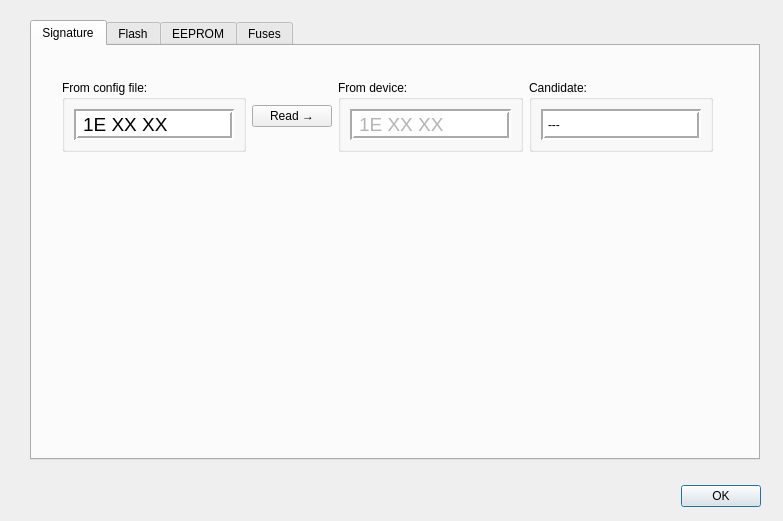
<?xml version="1.0" encoding="UTF-8"?>
<ui version="4.0">
 <class>Memories</class>
 <widget class="QDialog" name="Memories">
  <property name="enabled">
   <bool>true</bool>
  </property>
  <property name="geometry">
   <rect>
    <x>0</x>
    <y>0</y>
    <width>783</width>
    <height>521</height>
   </rect>
  </property>
  <property name="windowTitle">
   <string>Memories</string>
  </property>
  <widget class="QDialogButtonBox" name="buttonBox">
   <property name="geometry">
    <rect>
     <x>670</x>
     <y>480</y>
     <width>91</width>
     <height>32</height>
    </rect>
   </property>
   <property name="orientation">
    <enum>Qt::Horizontal</enum>
   </property>
   <property name="standardButtons">
    <set>QDialogButtonBox::Ok</set>
   </property>
  </widget>
  <widget class="QTabWidget" name="tabWidget">
   <property name="enabled">
    <bool>true</bool>
   </property>
   <property name="geometry">
    <rect>
     <x>30</x>
     <y>20</y>
     <width>730</width>
     <height>440</height>
    </rect>
   </property>
   <property name="sizePolicy">
    <sizepolicy hsizetype="Fixed" vsizetype="Fixed">
     <horstretch>0</horstretch>
     <verstretch>0</verstretch>
    </sizepolicy>
   </property>
   <property name="currentIndex">
    <number>0</number>
   </property>
   <widget class="QWidget" name="signature">
    <attribute name="title">
     <string>Signature</string>
    </attribute>
    <widget class="QWidget" name="layoutWidget">
     <property name="geometry">
      <rect>
       <x>30</x>
       <y>30</y>
       <width>651</width>
       <height>81</height>
      </rect>
     </property>
     <layout class="QGridLayout" name="gridLayout_3">
      <item row="0" column="1">
       <widget class="QGroupBox" name="groupBox">
        <property name="title">
         <string>From config file:</string>
        </property>
        <layout class="QGridLayout" name="gridLayout">
         <item row="0" column="0">
          <widget class="QLabel" name="configSig">
           <property name="font">
            <font>
             <pointsize>14</pointsize>
            </font>
           </property>
           <property name="styleSheet">
            <string notr="true">background-color: rgb(255, 255, 255);</string>
           </property>
           <property name="frameShape">
            <enum>QFrame::Box</enum>
           </property>
           <property name="frameShadow">
            <enum>QFrame::Sunken</enum>
           </property>
           <property name="lineWidth">
            <number>2</number>
           </property>
           <property name="text">
            <string>1E XX XX</string>
           </property>
          </widget>
         </item>
        </layout>
       </widget>
      </item>
      <item row="0" column="3">
       <widget class="QPushButton" name="readSig">
        <property name="sizePolicy">
         <sizepolicy hsizetype="Fixed" vsizetype="Fixed">
          <horstretch>0</horstretch>
          <verstretch>0</verstretch>
         </sizepolicy>
        </property>
        <property name="toolTip">
         <string>Read signature from device</string>
        </property>
        <property name="text">
         <string>Read →</string>
        </property>
       </widget>
      </item>
      <item row="0" column="4">
       <widget class="QGroupBox" name="groupBox_2">
        <property name="title">
         <string>From device:</string>
        </property>
        <layout class="QGridLayout" name="gridLayout_2">
         <item row="0" column="0">
          <widget class="QLabel" name="deviceSig">
           <property name="font">
            <font>
             <pointsize>14</pointsize>
            </font>
           </property>
           <property name="styleSheet">
            <string notr="true">background-color: rgb(255, 255, 255);
color: rgb(180, 180, 180);</string>
           </property>
           <property name="frameShape">
            <enum>QFrame::Box</enum>
           </property>
           <property name="frameShadow">
            <enum>QFrame::Sunken</enum>
           </property>
           <property name="lineWidth">
            <number>2</number>
           </property>
           <property name="text">
            <string>1E XX XX</string>
           </property>
          </widget>
         </item>
        </layout>
       </widget>
      </item>
      <item row="0" column="5">
       <widget class="QGroupBox" name="groupBox_3">
        <property name="minimumSize">
         <size>
          <width>160</width>
          <height>0</height>
         </size>
        </property>
        <property name="title">
         <string>Candidate:</string>
        </property>
        <layout class="QHBoxLayout" name="horizontalLayout">
         <item>
          <widget class="QLabel" name="candidate">
           <property name="styleSheet">
            <string notr="true">background-color: rgb(255, 255, 255);</string>
           </property>
           <property name="frameShape">
            <enum>QFrame::Box</enum>
           </property>
           <property name="frameShadow">
            <enum>QFrame::Sunken</enum>
           </property>
           <property name="lineWidth">
            <number>2</number>
           </property>
           <property name="text">
            <string>---</string>
           </property>
          </widget>
         </item>
        </layout>
       </widget>
      </item>
     </layout>
    </widget>
   </widget>
   <widget class="QWidget" name="flash">
    <property name="enabled">
     <bool>false</bool>
    </property>
    <attribute name="title">
     <string>Flash</string>
    </attribute>
    <widget class="QLabel" name="buffer">
     <property name="geometry">
      <rect>
       <x>560</x>
       <y>50</y>
       <width>101</width>
       <height>251</height>
      </rect>
     </property>
     <property name="styleSheet">
      <string notr="true">background-color: rgb(255,240,240);</string>
     </property>
     <property name="frameShape">
      <enum>QFrame::Box</enum>
     </property>
     <property name="frameShadow">
      <enum>QFrame::Raised</enum>
     </property>
     <property name="lineWidth">
      <number>2</number>
     </property>
     <property name="text">
      <string>Buffer</string>
     </property>
     <property name="alignment">
      <set>Qt::AlignCenter</set>
     </property>
    </widget>
    <widget class="QGroupBox" name="groupBox_4">
     <property name="geometry">
      <rect>
       <x>40</x>
       <y>30</y>
       <width>481</width>
       <height>191</height>
      </rect>
     </property>
     <property name="title">
      <string>File:</string>
     </property>
     <widget class="QPushButton" name="load">
      <property name="enabled">
       <bool>false</bool>
      </property>
      <property name="geometry">
       <rect>
        <x>370</x>
        <y>60</y>
        <width>83</width>
        <height>25</height>
       </rect>
      </property>
      <property name="toolTip">
       <string>Load section from file into buffer</string>
      </property>
      <property name="text">
       <string>Load →</string>
      </property>
     </widget>
     <widget class="QPushButton" name="save">
      <property name="enabled">
       <bool>false</bool>
      </property>
      <property name="geometry">
       <rect>
        <x>370</x>
        <y>120</y>
        <width>83</width>
        <height>25</height>
       </rect>
      </property>
      <property name="toolTip">
       <string>Save memory buffer to file</string>
      </property>
      <property name="text">
       <string>← Save</string>
      </property>
     </widget>
     <widget class="QGroupBox" name="groupBox_5">
      <property name="geometry">
       <rect>
        <x>10</x>
        <y>80</y>
        <width>321</width>
        <height>91</height>
       </rect>
      </property>
      <property name="title">
       <string>Format:</string>
      </property>
      <widget class="QRadioButton" name="ffAuto">
       <property name="geometry">
        <rect>
         <x>10</x>
         <y>30</y>
         <width>141</width>
         <height>23</height>
        </rect>
       </property>
       <property name="text">
        <string>Auto (load only)</string>
       </property>
       <property name="checked">
        <bool>true</bool>
       </property>
      </widget>
      <widget class="QRadioButton" name="ffELF">
       <property name="geometry">
        <rect>
         <x>10</x>
         <y>50</y>
         <width>141</width>
         <height>23</height>
        </rect>
       </property>
       <property name="text">
        <string>ELF (load only)</string>
       </property>
      </widget>
      <widget class="QRadioButton" name="ffIhex">
       <property name="geometry">
        <rect>
         <x>170</x>
         <y>20</y>
         <width>107</width>
         <height>23</height>
        </rect>
       </property>
       <property name="text">
        <string>Intel Hex</string>
       </property>
      </widget>
      <widget class="QRadioButton" name="ffSrec">
       <property name="geometry">
        <rect>
         <x>170</x>
         <y>40</y>
         <width>141</width>
         <height>23</height>
        </rect>
       </property>
       <property name="text">
        <string>Motorola S-Record</string>
       </property>
      </widget>
      <widget class="QRadioButton" name="ffRbin">
       <property name="geometry">
        <rect>
         <x>170</x>
         <y>60</y>
         <width>107</width>
         <height>23</height>
        </rect>
       </property>
       <property name="text">
        <string>Raw Binary</string>
       </property>
      </widget>
     </widget>
     <widget class="QLineEdit" name="filename">
      <property name="geometry">
       <rect>
        <x>10</x>
        <y>40</y>
        <width>271</width>
        <height>25</height>
       </rect>
      </property>
     </widget>
     <widget class="QPushButton" name="choose">
      <property name="geometry">
       <rect>
        <x>290</x>
        <y>40</y>
        <width>41</width>
        <height>25</height>
       </rect>
      </property>
      <property name="toolTip">
       <string>Choose filename for load or save</string>
      </property>
      <property name="text">
       <string>…</string>
      </property>
     </widget>
    </widget>
    <widget class="QPushButton" name="clear">
     <property name="geometry">
      <rect>
       <x>570</x>
       <y>330</y>
       <width>83</width>
       <height>25</height>
      </rect>
     </property>
     <property name="toolTip">
      <string>Clear buffer and &quot;allocated&quot; flags</string>
     </property>
     <property name="text">
      <string>Clear</string>
     </property>
    </widget>
    <widget class="QGroupBox" name="groupBox_6">
     <property name="geometry">
      <rect>
       <x>40</x>
       <y>230</y>
       <width>481</width>
       <height>141</height>
      </rect>
     </property>
     <property name="title">
      <string>Device:</string>
     </property>
     <widget class="QPushButton" name="read">
      <property name="geometry">
       <rect>
        <x>370</x>
        <y>50</y>
        <width>83</width>
        <height>25</height>
       </rect>
      </property>
      <property name="toolTip">
       <string>Read device into buffer</string>
      </property>
      <property name="text">
       <string>Read →</string>
      </property>
     </widget>
     <widget class="QPushButton" name="program">
      <property name="geometry">
       <rect>
        <x>370</x>
        <y>90</y>
        <width>83</width>
        <height>25</height>
       </rect>
      </property>
      <property name="toolTip">
       <string>Programm buffer into device</string>
      </property>
      <property name="text">
       <string>← Program</string>
      </property>
     </widget>
     <widget class="QPushButton" name="erase">
      <property name="geometry">
       <rect>
        <x>20</x>
        <y>60</y>
        <width>83</width>
        <height>25</height>
       </rect>
      </property>
      <property name="toolTip">
       <string>Chip erase - erase all memories</string>
      </property>
      <property name="styleSheet">
       <string notr="true">color: rgb(255, 39, 39);</string>
      </property>
      <property name="text">
       <string>Erase</string>
      </property>
     </widget>
     <widget class="QGraphicsView" name="avr">
      <property name="geometry">
       <rect>
        <x>150</x>
        <y>30</y>
        <width>171</width>
        <height>101</height>
       </rect>
      </property>
      <property name="interactive">
       <bool>false</bool>
      </property>
     </widget>
    </widget>
   </widget>
   <widget class="QWidget" name="eeprom">
    <property name="enabled">
     <bool>false</bool>
    </property>
    <attribute name="title">
     <string>EEPROM</string>
    </attribute>
    <widget class="QLabel" name="ee_buffer">
     <property name="geometry">
      <rect>
       <x>560</x>
       <y>50</y>
       <width>101</width>
       <height>251</height>
      </rect>
     </property>
     <property name="styleSheet">
      <string notr="true">background-color: rgb(255,240,240);</string>
     </property>
     <property name="frameShape">
      <enum>QFrame::Box</enum>
     </property>
     <property name="frameShadow">
      <enum>QFrame::Raised</enum>
     </property>
     <property name="lineWidth">
      <number>2</number>
     </property>
     <property name="text">
      <string>Buffer</string>
     </property>
     <property name="alignment">
      <set>Qt::AlignCenter</set>
     </property>
    </widget>
    <widget class="QGroupBox" name="groupBox_7">
     <property name="geometry">
      <rect>
       <x>40</x>
       <y>30</y>
       <width>481</width>
       <height>191</height>
      </rect>
     </property>
     <property name="title">
      <string>File:</string>
     </property>
     <widget class="QPushButton" name="ee_load">
      <property name="enabled">
       <bool>false</bool>
      </property>
      <property name="geometry">
       <rect>
        <x>370</x>
        <y>60</y>
        <width>83</width>
        <height>25</height>
       </rect>
      </property>
      <property name="toolTip">
       <string>Load section from file into buffer</string>
      </property>
      <property name="text">
       <string>Load →</string>
      </property>
     </widget>
     <widget class="QPushButton" name="ee_save">
      <property name="enabled">
       <bool>false</bool>
      </property>
      <property name="geometry">
       <rect>
        <x>370</x>
        <y>120</y>
        <width>83</width>
        <height>25</height>
       </rect>
      </property>
      <property name="toolTip">
       <string>Save memory buffer to file</string>
      </property>
      <property name="text">
       <string>← Save</string>
      </property>
     </widget>
     <widget class="QGroupBox" name="groupBox_8">
      <property name="geometry">
       <rect>
        <x>10</x>
        <y>80</y>
        <width>321</width>
        <height>91</height>
       </rect>
      </property>
      <property name="title">
       <string>Format:</string>
      </property>
      <widget class="QRadioButton" name="ee_ffAuto">
       <property name="geometry">
        <rect>
         <x>10</x>
         <y>30</y>
         <width>141</width>
         <height>23</height>
        </rect>
       </property>
       <property name="text">
        <string>Auto (load only)</string>
       </property>
       <property name="checked">
        <bool>true</bool>
       </property>
      </widget>
      <widget class="QRadioButton" name="ee_ffELF">
       <property name="geometry">
        <rect>
         <x>10</x>
         <y>50</y>
         <width>141</width>
         <height>23</height>
        </rect>
       </property>
       <property name="text">
        <string>ELF (load only)</string>
       </property>
      </widget>
      <widget class="QRadioButton" name="ee_ffIhex">
       <property name="geometry">
        <rect>
         <x>170</x>
         <y>20</y>
         <width>107</width>
         <height>23</height>
        </rect>
       </property>
       <property name="text">
        <string>Intel Hex</string>
       </property>
      </widget>
      <widget class="QRadioButton" name="ee_ffSrec">
       <property name="geometry">
        <rect>
         <x>170</x>
         <y>40</y>
         <width>141</width>
         <height>23</height>
        </rect>
       </property>
       <property name="text">
        <string>Motorola S-Record</string>
       </property>
      </widget>
      <widget class="QRadioButton" name="ee_ffRbin">
       <property name="geometry">
        <rect>
         <x>170</x>
         <y>60</y>
         <width>107</width>
         <height>23</height>
        </rect>
       </property>
       <property name="text">
        <string>Raw Binary</string>
       </property>
      </widget>
     </widget>
     <widget class="QLineEdit" name="ee_filename">
      <property name="geometry">
       <rect>
        <x>10</x>
        <y>40</y>
        <width>271</width>
        <height>25</height>
       </rect>
      </property>
     </widget>
     <widget class="QPushButton" name="ee_choose">
      <property name="geometry">
       <rect>
        <x>290</x>
        <y>40</y>
        <width>41</width>
        <height>25</height>
       </rect>
      </property>
      <property name="toolTip">
       <string>Choose filename for load or save</string>
      </property>
      <property name="text">
       <string>…</string>
      </property>
     </widget>
    </widget>
    <widget class="QPushButton" name="ee_clear">
     <property name="geometry">
      <rect>
       <x>570</x>
       <y>330</y>
       <width>83</width>
       <height>25</height>
      </rect>
     </property>
     <property name="toolTip">
      <string>Clear buffer and &quot;allocated&quot; flags</string>
     </property>
     <property name="text">
      <string>Clear</string>
     </property>
    </widget>
    <widget class="QGroupBox" name="groupBox_9">
     <property name="geometry">
      <rect>
       <x>40</x>
       <y>230</y>
       <width>481</width>
       <height>141</height>
      </rect>
     </property>
     <property name="title">
      <string>Device:</string>
     </property>
     <widget class="QPushButton" name="ee_read">
      <property name="geometry">
       <rect>
        <x>370</x>
        <y>50</y>
        <width>83</width>
        <height>25</height>
       </rect>
      </property>
      <property name="toolTip">
       <string>Read device into buffer</string>
      </property>
      <property name="text">
       <string>Read →</string>
      </property>
     </widget>
     <widget class="QPushButton" name="ee_program">
      <property name="geometry">
       <rect>
        <x>370</x>
        <y>90</y>
        <width>83</width>
        <height>25</height>
       </rect>
      </property>
      <property name="toolTip">
       <string>Programm buffer into device</string>
      </property>
      <property name="text">
       <string>← Program</string>
      </property>
     </widget>
     <widget class="QGraphicsView" name="ee_avr">
      <property name="geometry">
       <rect>
        <x>150</x>
        <y>30</y>
        <width>171</width>
        <height>101</height>
       </rect>
      </property>
      <property name="interactive">
       <bool>false</bool>
      </property>
     </widget>
    </widget>
   </widget>
   <widget class="QWidget" name="fuses">
    <attribute name="title">
     <string>Fuses</string>
    </attribute>
    <property name="enabled">
     <bool>false</bool>
    </property>
    <widget class="QGroupBox" name="groupBox_10">
     <property name="geometry">
      <rect>
       <x>40</x>
       <y>230</y>
       <width>481</width>
       <height>141</height>
      </rect>
     </property>
     <property name="title">
      <string>Device:</string>
     </property>
     <widget class="QPushButton" name="fuse_read">
      <property name="geometry">
       <rect>
        <x>370</x>
        <y>50</y>
        <width>83</width>
        <height>25</height>
       </rect>
      </property>
      <property name="toolTip">
       <string>Read device into buffer</string>
      </property>
      <property name="text">
       <string>Read →</string>
      </property>
     </widget>
     <widget class="QPushButton" name="fuse_program">
      <property name="geometry">
       <rect>
        <x>370</x>
        <y>90</y>
        <width>83</width>
        <height>25</height>
       </rect>
      </property>
      <property name="toolTip">
       <string>Programm buffer into device</string>
      </property>
      <property name="text">
       <string>← Program</string>
      </property>
     </widget>
     <widget class="QGraphicsView" name="fuse_avr">
      <property name="geometry">
       <rect>
        <x>150</x>
        <y>30</y>
        <width>171</width>
        <height>101</height>
       </rect>
      </property>
      <property name="interactive">
       <bool>false</bool>
      </property>
     </widget>
    </widget>
    <widget class="QGroupBox" name="groupBox_11">
     <property name="geometry">
      <rect>
       <x>40</x>
       <y>30</y>
       <width>481</width>
       <height>191</height>
      </rect>
     </property>
     <property name="title">
      <string>File:</string>
     </property>
     <widget class="QPushButton" name="fuse_load">
      <property name="enabled">
       <bool>false</bool>
      </property>
      <property name="geometry">
       <rect>
        <x>370</x>
        <y>60</y>
        <width>83</width>
        <height>25</height>
       </rect>
      </property>
      <property name="toolTip">
       <string>Load section from file into buffer</string>
      </property>
      <property name="text">
       <string>Load →</string>
      </property>
     </widget>
     <widget class="QPushButton" name="fuse_save">
      <property name="enabled">
       <bool>false</bool>
      </property>
      <property name="geometry">
       <rect>
        <x>370</x>
        <y>120</y>
        <width>83</width>
        <height>25</height>
       </rect>
      </property>
      <property name="toolTip">
       <string>Save memory buffer to file</string>
      </property>
      <property name="text">
       <string>← Save</string>
      </property>
     </widget>
     <widget class="QGroupBox" name="groupBox_12">
      <property name="geometry">
       <rect>
        <x>10</x>
        <y>80</y>
        <width>321</width>
        <height>91</height>
       </rect>
      </property>
      <property name="title">
       <string>Format:</string>
      </property>
      <widget class="QRadioButton" name="fuse_ffAuto">
       <property name="geometry">
        <rect>
         <x>10</x>
         <y>30</y>
         <width>141</width>
         <height>23</height>
        </rect>
       </property>
       <property name="text">
        <string>Auto (load only)</string>
       </property>
       <property name="checked">
        <bool>true</bool>
       </property>
      </widget>
      <widget class="QRadioButton" name="fuse_ffELF">
       <property name="geometry">
        <rect>
         <x>10</x>
         <y>50</y>
         <width>141</width>
         <height>23</height>
        </rect>
       </property>
       <property name="text">
        <string>ELF (load only)</string>
       </property>
      </widget>
      <widget class="QRadioButton" name="fuse_ffIhex">
       <property name="geometry">
        <rect>
         <x>170</x>
         <y>20</y>
         <width>107</width>
         <height>23</height>
        </rect>
       </property>
       <property name="text">
        <string>Intel Hex</string>
       </property>
      </widget>
      <widget class="QRadioButton" name="fuse_ffSrec">
       <property name="geometry">
        <rect>
         <x>170</x>
         <y>40</y>
         <width>141</width>
         <height>23</height>
        </rect>
       </property>
       <property name="text">
        <string>Motorola S-Record</string>
       </property>
      </widget>
      <widget class="QRadioButton" name="fuse_ffRbin">
       <property name="geometry">
        <rect>
         <x>170</x>
         <y>60</y>
         <width>107</width>
         <height>23</height>
        </rect>
       </property>
       <property name="text">
        <string>Raw Binary</string>
       </property>
      </widget>
     </widget>
     <widget class="QLineEdit" name="fuse_filename">
      <property name="geometry">
       <rect>
        <x>10</x>
        <y>40</y>
        <width>271</width>
        <height>25</height>
       </rect>
      </property>
     </widget>
     <widget class="QPushButton" name="fuse_choose">
      <property name="geometry">
       <rect>
        <x>290</x>
        <y>40</y>
        <width>41</width>
        <height>25</height>
       </rect>
      </property>
      <property name="toolTip">
       <string>Choose filename for load or save</string>
      </property>
      <property name="text">
       <string>…</string>
      </property>
     </widget>
    </widget>
    <widget class="QGroupBox" name="groupBox_13">
     <property name="geometry">
      <rect>
       <x>540</x>
       <y>30</y>
       <width>161</width>
       <height>341</height>
      </rect>
     </property>
     <property name="title">
      <string>Fuses</string>
     </property>
     <widget class="QLabel" name="fuse0">
      <property name="enabled">
       <bool>true</bool>
      </property>
      <property name="geometry">
       <rect>
        <x>10</x>
        <y>30</y>
        <width>62</width>
        <height>17</height>
       </rect>
      </property>
      <property name="text">
       <string>Fuse0</string>
      </property>
     </widget>
     <widget class="QLineEdit" name="fval0">
      <property name="geometry">
       <rect>
        <x>70</x>
        <y>30</y>
        <width>61</width>
        <height>25</height>
       </rect>
      </property>
     </widget>
     <widget class="QLabel" name="fuse1">
      <property name="enabled">
       <bool>true</bool>
      </property>
      <property name="geometry">
       <rect>
        <x>10</x>
        <y>60</y>
        <width>62</width>
        <height>17</height>
       </rect>
      </property>
      <property name="text">
       <string>Fuse1</string>
      </property>
     </widget>
     <widget class="QLineEdit" name="fval1">
      <property name="geometry">
       <rect>
        <x>70</x>
        <y>60</y>
        <width>61</width>
        <height>25</height>
       </rect>
      </property>
     </widget>
     <widget class="QLabel" name="fuse2">
      <property name="enabled">
       <bool>true</bool>
      </property>
      <property name="geometry">
       <rect>
        <x>10</x>
        <y>90</y>
        <width>62</width>
        <height>17</height>
       </rect>
      </property>
      <property name="text">
       <string>Fuse2</string>
      </property>
     </widget>
     <widget class="QLineEdit" name="fval2">
      <property name="geometry">
       <rect>
        <x>70</x>
        <y>90</y>
        <width>61</width>
        <height>25</height>
       </rect>
      </property>
     </widget>
     <widget class="QLabel" name="fuse3">
      <property name="enabled">
       <bool>true</bool>
      </property>
      <property name="geometry">
       <rect>
        <x>10</x>
        <y>120</y>
        <width>62</width>
        <height>17</height>
       </rect>
      </property>
      <property name="text">
       <string>Fuse3</string>
      </property>
     </widget>
     <widget class="QLineEdit" name="fval3">
      <property name="geometry">
       <rect>
        <x>70</x>
        <y>120</y>
        <width>61</width>
        <height>25</height>
       </rect>
      </property>
     </widget>
     <widget class="QLabel" name="fuse4">
      <property name="enabled">
       <bool>true</bool>
      </property>
      <property name="geometry">
       <rect>
        <x>10</x>
        <y>150</y>
        <width>62</width>
        <height>17</height>
       </rect>
      </property>
      <property name="text">
       <string>Fuse4</string>
      </property>
     </widget>
     <widget class="QLineEdit" name="fval4">
      <property name="geometry">
       <rect>
        <x>70</x>
        <y>150</y>
        <width>61</width>
        <height>25</height>
       </rect>
      </property>
     </widget>
     <widget class="QLabel" name="fuse5">
      <property name="enabled">
       <bool>true</bool>
      </property>
      <property name="geometry">
       <rect>
        <x>10</x>
        <y>180</y>
        <width>62</width>
        <height>17</height>
       </rect>
      </property>
      <property name="text">
       <string>Fuse5</string>
      </property>
     </widget>
     <widget class="QLineEdit" name="fval5">
      <property name="geometry">
       <rect>
        <x>70</x>
        <y>180</y>
        <width>61</width>
        <height>25</height>
       </rect>
      </property>
     </widget>
     <widget class="QLabel" name="fuse6">
      <property name="enabled">
       <bool>true</bool>
      </property>
      <property name="geometry">
       <rect>
        <x>10</x>
        <y>210</y>
        <width>62</width>
        <height>17</height>
       </rect>
      </property>
      <property name="text">
       <string>Fuse6</string>
      </property>
     </widget>
     <widget class="QLineEdit" name="fval6">
      <property name="geometry">
       <rect>
        <x>70</x>
        <y>210</y>
        <width>61</width>
        <height>25</height>
       </rect>
      </property>
     </widget>
     <widget class="QLabel" name="fuse7">
      <property name="enabled">
       <bool>true</bool>
      </property>
      <property name="geometry">
       <rect>
        <x>10</x>
        <y>240</y>
        <width>62</width>
        <height>17</height>
       </rect>
      </property>
      <property name="text">
       <string>Fuse7</string>
      </property>
     </widget>
     <widget class="QLineEdit" name="fval7">
      <property name="geometry">
       <rect>
        <x>70</x>
        <y>240</y>
        <width>61</width>
        <height>25</height>
       </rect>
      </property>
     </widget>
     <widget class="QLabel" name="fuse8">
      <property name="enabled">
       <bool>true</bool>
      </property>
      <property name="geometry">
       <rect>
        <x>10</x>
        <y>270</y>
        <width>62</width>
        <height>17</height>
       </rect>
      </property>
      <property name="text">
       <string>Fuse8</string>
      </property>
     </widget>
     <widget class="QLineEdit" name="fval8">
      <property name="geometry">
       <rect>
        <x>70</x>
        <y>270</y>
        <width>61</width>
        <height>25</height>
       </rect>
      </property>
     </widget>
    </widget>
   </widget>
  </widget>
 </widget>
 <resources/>
 <connections>
  <connection>
   <sender>buttonBox</sender>
   <signal>accepted()</signal>
   <receiver>Memories</receiver>
   <slot>accept()</slot>
   <hints>
    <hint type="sourcelabel">
     <x>248</x>
     <y>254</y>
    </hint>
    <hint type="destinationlabel">
     <x>157</x>
     <y>274</y>
    </hint>
   </hints>
  </connection>
  <connection>
   <sender>buttonBox</sender>
   <signal>rejected()</signal>
   <receiver>Memories</receiver>
   <slot>reject()</slot>
   <hints>
    <hint type="sourcelabel">
     <x>316</x>
     <y>260</y>
    </hint>
    <hint type="destinationlabel">
     <x>286</x>
     <y>274</y>
    </hint>
   </hints>
  </connection>
 </connections>
</ui>
